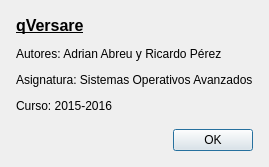
<?xml version="1.0" encoding="UTF-8"?>
<ui version="4.0">
 <class>AboutDialog</class>
 <widget class="QDialog" name="AboutDialog">
  <property name="geometry">
   <rect>
    <x>0</x>
    <y>0</y>
    <width>367</width>
    <height>199</height>
   </rect>
  </property>
  <property name="windowTitle">
   <string>Acerca de qVersare</string>
  </property>
  <layout class="QVBoxLayout" name="verticalLayout">
   <property name="spacing">
    <number>16</number>
   </property>
   <property name="sizeConstraint">
    <enum>QLayout::SetFixedSize</enum>
   </property>
   <property name="leftMargin">
    <number>16</number>
   </property>
   <property name="topMargin">
    <number>16</number>
   </property>
   <property name="rightMargin">
    <number>16</number>
   </property>
   <property name="bottomMargin">
    <number>16</number>
   </property>
   <item>
    <widget class="QLabel" name="label">
     <property name="text">
      <string>&lt;html&gt;&lt;head/&gt;&lt;body&gt;&lt;p&gt;&lt;span style=&quot; font-size:12pt; font-weight:600; text-decoration: underline;&quot;&gt;qVersare&lt;/span&gt;&lt;/p&gt;&lt;p&gt;Autores: Adrian Abreu y Ricardo Pérez&lt;/p&gt;&lt;p&gt;Asignatura: Sistemas Operativos Avanzados&lt;/p&gt;&lt;p&gt;Curso: 2015-2016&lt;/p&gt;&lt;/body&gt;&lt;/html&gt;</string>
     </property>
     <property name="alignment">
      <set>Qt::AlignLeading|Qt::AlignLeft|Qt::AlignTop</set>
     </property>
    </widget>
   </item>
   <item>
    <widget class="QDialogButtonBox" name="buttonBox">
     <property name="orientation">
      <enum>Qt::Horizontal</enum>
     </property>
     <property name="standardButtons">
      <set>QDialogButtonBox::Ok</set>
     </property>
    </widget>
   </item>
  </layout>
 </widget>
 <resources/>
 <connections>
  <connection>
   <sender>buttonBox</sender>
   <signal>accepted()</signal>
   <receiver>AboutDialog</receiver>
   <slot>accept()</slot>
   <hints>
    <hint type="sourcelabel">
     <x>248</x>
     <y>254</y>
    </hint>
    <hint type="destinationlabel">
     <x>157</x>
     <y>274</y>
    </hint>
   </hints>
  </connection>
  <connection>
   <sender>buttonBox</sender>
   <signal>rejected()</signal>
   <receiver>AboutDialog</receiver>
   <slot>reject()</slot>
   <hints>
    <hint type="sourcelabel">
     <x>316</x>
     <y>260</y>
    </hint>
    <hint type="destinationlabel">
     <x>286</x>
     <y>274</y>
    </hint>
   </hints>
  </connection>
 </connections>
</ui>
